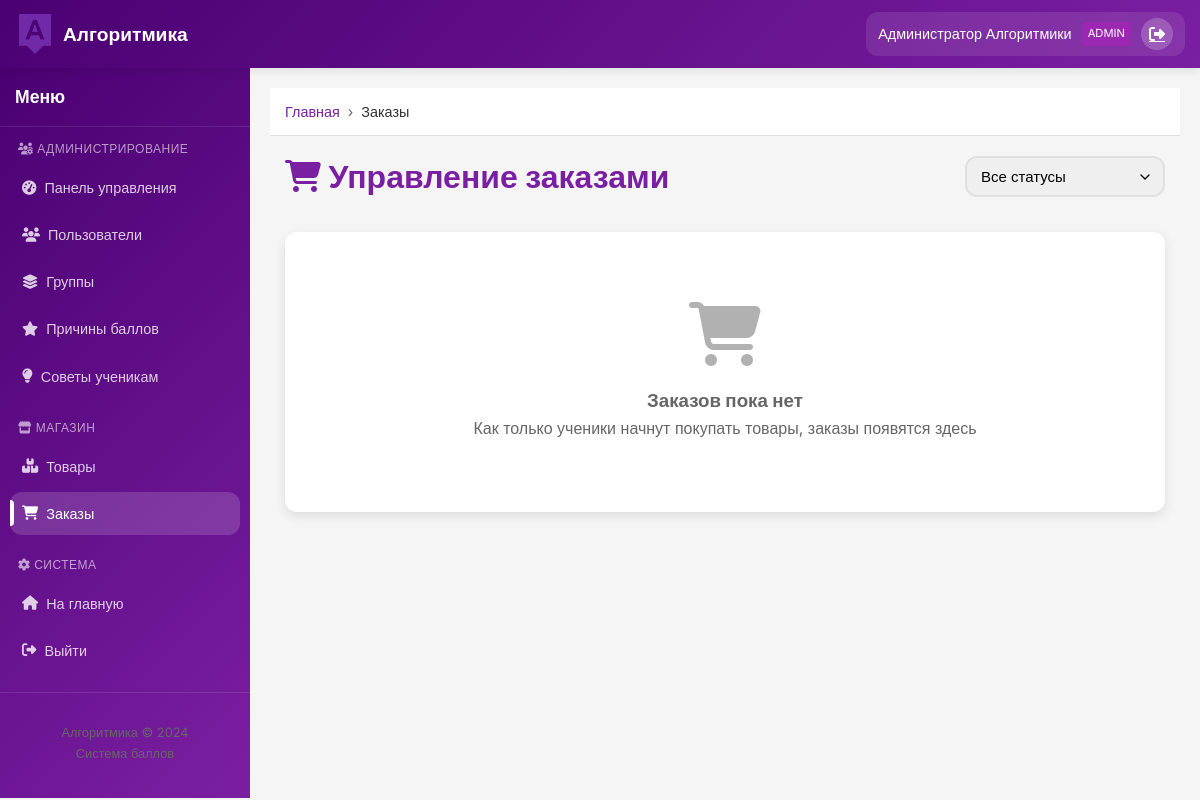
Page /admin/orders (signed in) on the committed database.
### app.py (models this page shows)
class User(UserMixin, db.Model):
    id = db.Column(db.Integer, primary_key=True)
    username = db.Column(db.String(80), unique=True, nullable=False)
    password = db.Column(db.String(200), nullable=False)
    visible_password = db.Column(db.String(80), nullable=True)
    first_name = db.Column(db.String(80), nullable=False)
    last_name = db.Column(db.String(80), nullable=False)
    role = db.Column(db.String(20), nullable=False)  # admin, teacher, student
    group_id = db.Column(db.Integer, db.ForeignKey('group.id'), nullable=True)
    points = db.Column(db.Integer, default=0)
    earned_points = db.Column(db.Integer, default=0)
    created_at = db.Column(db.DateTime, default=datetime.utcnow)
    group = db.relationship('Group', backref='students', foreign_keys=[group_id])
    points_history = db.relationship('PointsHistory', backref='user', lazy=True,
                                     foreign_keys='PointsHistory.user_id')
    orders = db.relationship('Order', backref='student', lazy=True,
                            foreign_keys='Order.student_id')

### app.py (the view)
@app.route('/admin/orders')
@login_required
def admin_orders():
    if current_user.role != 'admin':
        return redirect(url_for('index'))
    orders = Order.query.order_by(Order.created_at.desc()).all()
    return render_template('admin/orders.html', orders=orders)

### app.py (called while the page is built)
@login_manager.user_loader
def load_user(user_id):
    return User.query.get(int(user_id))

@app.context_processor
def inject_now():
    return {'datetime': datetime}

### templates/admin/orders.html (shortened to what this page needs)
{% extends "base.html" %}
{% block breadcrumbs %}
    <span>Заказы</span>
{% endblock %}
{% block content %}
<div class="container">
    <div style="display: flex; justify-content: space-between; align-items: center; margin-bottom: 30px;">
        <h1 style="color: var(--primary-color);">
            <i class="fas fa-shopping-cart"></i> Управление заказами
        </h1>
        <div style="display: flex; gap: 10px;">
            <select id="status-filter" class="form-control" style="width: 200px;">
                <option value="all">Все статусы</option>
            </select>
        </div>
    </div>
    <div class="card">
        {% if orders %}
        <div class="table-responsive">
            <table class="table" id="orders-table">
                <thead>
                    <tr>
                        <th>№ Заказа</th>
                        <th>Покупатель</th>
                        <th>Товар</th>
                        <th>Стоимость</th>
                        <th>Дата заказа</th>
                        <th>Статус</th>
                        <th>Действия</th>
                    </tr>
                </thead>
                <tbody>
                    {% for order in orders %}
                    <tr class="order-row" data-status="{{ order.status }}">
                        <td>
                            <strong>#{{ order.id }}</strong>
                        </td>
                        <td>
                            {{ order.student.first_name }} {{ order.student.last_name }}<br>
                            <small style="color: var(--text-light);">
                                {{ order.student.group.name if order.student.group else 'Без группы' }}
                            </small>
                        </td>
                        <td>
                            <div style="display: flex; align-items: center; gap: 10px;">
                                {% if order.product.image %}
                                <img src="{{ url_for('static', filename=order.product.image) }}"
                                     alt="{{ order.product.name }}"
                                     style="width: 40px; height: 40px; object-fit: cover; border-radius: 6px;">
                                {% endif %}
                                <div>
                                    <strong>{{ order.product.name }}</strong><br>
                                    <small style="color: var(--text-light);">×{{ order.quantity }}</small>
                                </div>
                            </div>
                        </td>
                        <td>
                            <span style="font-weight: bold; color: var(--primary-color);">
                                {{ order.product.price * order.quantity }} баллов
                            </span>
                        </td>
                        <td>
                            {{ order.created_at.strftime('%d.%m.%Y') }}<br>
                            <small style="color: var(--text-light);">
                                {{ order.created_at.strftime('%H:%M') }}
                            </small>
                        </td>
                        <td>
                            <span class="order-status status-{{ order.status }}">
                                {% if order.status == 'pending' %}
                                <i class="fas fa-clock"></i> Ожидает
                                {% elif order.status == 'completed' %}
                                <i class="fas fa-check"></i> Выдан
                                {% else %}
                                <i class="fas fa-times"></i> Отменен
                                {% endif %}
                            </span>
                        </td>
                        <td>
                            <a href="{{ url_for('order_detail', order_id=order.id) }}"
                               class="btn btn-primary btn-sm">
                                <i class="fas fa-eye"></i>
                            </a>
                        </td>
                    </tr>
                    {% endfor %}
                </tbody>
            </table>
        </div>
        <div style="display: flex; justify-content: space-between; align-items: center; margin-top: 20px;">
            <div>
                <span style="color: var(--text-light);">
                    Всего заказов: {{ orders|length }}
                </span>
            </div>
            <div style="display: flex; gap: 10px;">
                <span class="order-status status-pending" style="margin-right: 10px;">
                    <i class="fas fa-clock"></i> Ожидают: {{ orders|selectattr('status', 'equalto', 'pending')|list|length }}
                </span>
                <span class="order-status status-completed">
                    <i class="fas fa-check"></i> Выданы: {{ orders|selectattr('status', 'equalto', 'completed')|list|length }}
                </span>
            </div>
        </div>
        {% else %}
        <div style="text-align: center; padding: 50px; color: var(--text-light);">
            <i class="fas fa-shopping-cart" style="font-size: 4rem; margin-bottom: 20px; opacity: 0.5;"></i>
            <h3>Заказов пока нет</h3>
            <p>Как только ученики начнут покупать товары, заказы появятся здесь</p>
        </div>
        {% endif %}
    </div>
</div>
{% endblock %}

### templates/base.html (shortened to what this page needs)
<!DOCTYPE html>
<html lang="ru">
<head>
    <link rel="stylesheet" href="{{ url_for('static', filename='css/style.css') }}">
    <link rel="stylesheet" href="https://cdnjs.cloudflare.com/ajax/libs/font-awesome/6.4.0/css/all.min.css">
</head>
<body>
    <nav class="navbar">
        <div class="container">
            <a href="/" class="logo">
                <img src="{{ url_for('static', filename='images/logo.png') }}" alt="Алгоритмика" style="height: 40px;">
                <span>Алгоритмика</span>
            </a>
            {% if current_user.is_authenticated %}
            <div class="user-menu">
                <span class="user-name">{{ current_user.first_name }} {{ current_user.last_name }}</span>
                <span class="user-role">{{ current_user.role|capitalize }}</span>
                <a href="{{ url_for('logout') }}" class="btn-logout" title="Выйти">
                    <i class="fas fa-sign-out-alt"></i>
                </a>
            </div>
            {% endif %}
        </div>
    </nav>
    <div class="main-wrapper">
        {% if current_user.is_authenticated %}
        <aside class="sidebar">
            <div class="sidebar-content">
                <div class="sidebar-header">
                    <h3>Меню</h3>
                </div>
                <nav class="sidebar-nav">
                    {% if current_user.role == 'admin' %}
                    <div class="nav-section">
                        <h4 class="nav-section-title">
                            <i class="fas fa-users-cog"></i> Администрирование
                        </h4>
                        <ul>
                            <li>
                                <a href="{{ url_for('admin_dashboard') }}"
                                   class="{% if request.endpoint == 'admin_dashboard' %}active{% endif %}">
                                    <i class="fas fa-tachometer-alt"></i> Панель управления
                                </a>
                            </li>
                            <li>
                                <a href="{{ url_for('admin_users') }}"
                                   class="{% if request.endpoint in ['admin_users', 'create_users', 'user_detail'] %}active{% endif %}">
                                    <i class="fas fa-users"></i> Пользователи
                                </a>
                            </li>
                            <li>
                                <a href="{{ url_for('admin_groups') }}"
                                   class="{% if request.endpoint in ['admin_groups', 'create_group', 'group_detail'] %}active{% endif %}">
                                    <i class="fas fa-layer-group"></i> Группы
                                </a>
                            </li>
                            <li>
                                <a href="{{ url_for('admin_reward_reasons') }}"
                                   class="{% if request.endpoint in ['admin_reward_reasons', 'create_reward_reason', 'edit_reward_reason'] %}active{% endif %}">
                                    <i class="fas fa-star"></i> Причины баллов
                                </a>
                            </li>
                            <li>
                                <a href="{{ url_for('admin_tips') }}"
                                   class="{% if request.endpoint == 'admin_tips' %}active{% endif %}">
                                    <i class="fas fa-lightbulb"></i> Советы ученикам
                                </a>
                            </li>
                        </ul>
                    </div>
                    <div class="nav-section">
                        <h4 class="nav-section-title">
                            <i class="fas fa-store"></i> Магазин
                        </h4>
                        <ul>
                            <li>
                                <a href="{{ url_for('admin_shop') }}"
                                   class="{% if request.endpoint in ['admin_shop', 'product_detail'] %}active{% endif %}">
                                    <i class="fas fa-boxes"></i> Товары
                                </a>
                            </li>
                            <li>
                                <a href="{{ url_for('admin_orders') }}"
                                   class="{% if request.endpoint in ['admin_orders', 'order_detail'] %}active{% endif %}">
                                    <i class="fas fa-shopping-cart"></i> Заказы
                                </a>
                            </li>
                        </ul>
                    </div>
                    {% endif %}
                    <div class="nav-section">
                        <h4 class="nav-section-title">
                            <i class="fas fa-cog"></i> Система
                        </h4>
                        <ul>
                            <li>
                                <a href="{{ url_for('index') }}">
                                    <i class="fas fa-home"></i> На главную
                                </a>
                            </li>
                            <li>
                                <a href="{{ url_for('logout') }}">
                                    <i class="fas fa-sign-out-alt"></i> Выйти
                                </a>
                            </li>
                        </ul>
                    </div>
                </nav>
                <div class="sidebar-footer">
                    <div style="text-align: center; padding: 15px; color: var(--text-light); font-size: 0.8rem;">
                        <p>Алгоритмика © 2024</p>
                        <p>Система баллов</p>
                    </div>
                </div>
            </div>
        </aside>
        {% endif %}
        <main class="main-content {% if not current_user.is_authenticated %}full-width{% endif %}">
            {% if current_user.is_authenticated %}
            <div class="breadcrumbs">
                <div class="container">
                    <a href="{{ url_for('index') }}">Главная</a>
                    {% block breadcrumbs %}{% endblock %}
                </div>
            </div>
            {% endif %}
            {% block content %}{% endblock %}
        </main>
    </div>
</body>
</html>

### rows in the picture
User: first_name "Администратор", last_name "Алгоритмики", role "ADMIN"
